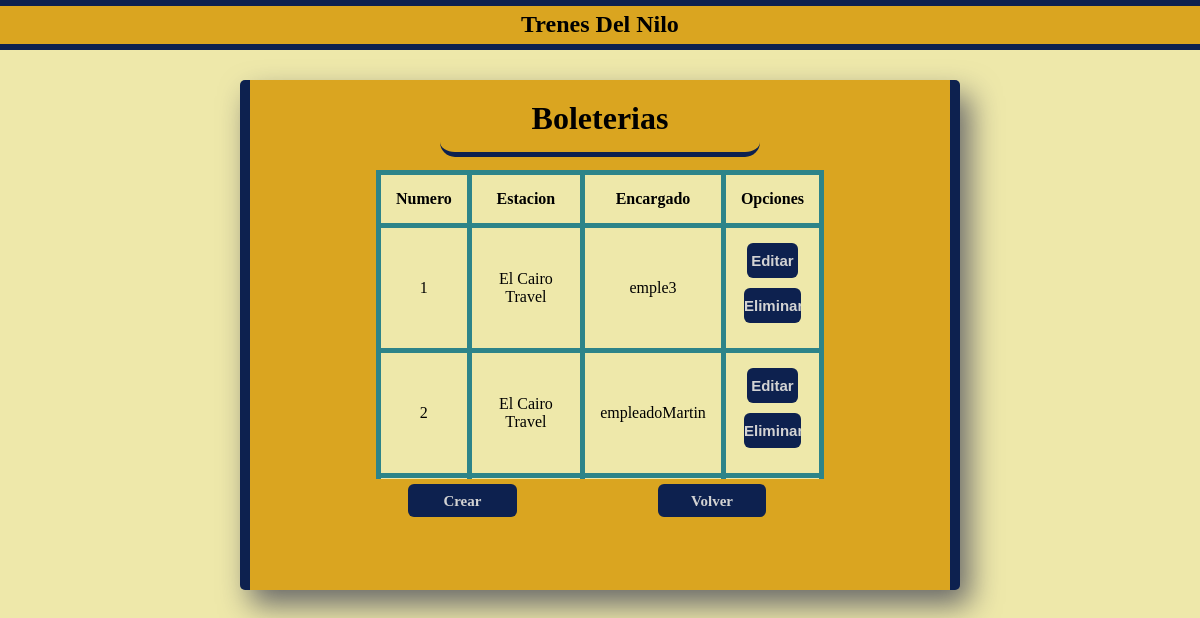
/Boleterias.php, run on the app's committed database.
### tables this page shows
CREATE TABLE `boleterias` (
  `nro_Boleteria` int(3) NOT NULL,
  `nombre_Estacion` varchar(50) NOT NULL,
  `nombre_Encargado` varchar(50) NOT NULL
);

### Boleterias.php (the view, shortened to what this page needs)
<!DOCTYPE html>
<html>
<head>
	<link rel="stylesheet" type="text/css" href="webCSS.css">
</head>
<body>
	<nav id="barraTrenes">
		<h1 id="h1BarraLogin"><a href="index.php">Trenes Del Nilo</a></h1>
	</nav>
	<div id="divBoleterias">
		<h1 class="tituloH1Boleterias">Boleterias</h1>
		<table id="tablaBoleterias">
			<thead>
				<tr>
					<th>Numero</th>
					<th>Estacion</th>
					<th>Encargado</th>
					<th>Opciones</th>
				</tr>
			</thead>
			<tbody>
		<?php
		 	include("conexion.php");
			$consultaBoleteria = mysqli_query($conexion, "SELECT nro_Boleteria,nombre_Estacion,nombre_Encargado FROM boleterias ORDER BY nombre_Estacion;");
			$resultadoBoleteria = mysqli_num_rows($consultaBoleteria);
			if ($resultadoBoleteria != 0) {
				for($i = 0; $i < $resultadoBoleteria;$i++){
					$boleteria = mysqli_fetch_array($consultaBoleteria);?>
					<tr>
						<td><?php echo $boleteria["nro_Boleteria"];?></td>
						<td><?php echo $boleteria["nombre_Estacion"];?></td>
						<td><?php echo $boleteria["nombre_Encargado"];?></td>
						<td>
							<form method="POST" action="IngresarBoleterias.php">
								<input type="submit" name="editBole" id="editarBolete" value="Editar">
							</form>
							<form method="POST" action="EliminarBoleteria.php">
								<input type="submit" name="elimBolete" id="elimBolete" value="Eliminar">
							</form>
					</tr>
				<?php
			}
		}
			?>
				</tbody>
			</table>
			<a href="IngresarBoleterias.php" id="crearBoleterias">Crear</a>
			<a href="index.php" id="volverBoleterias">Volver</a>
	</div>
</body>
</html>

### webCSS.css (style rules this page uses)
* { margin: 0; padding: 0; box-sizing: border-box; }
body { background-color: palegoldenrod; font-family: Rockwell; }
a { color: black; text-decoration: none; }
#divBoleterias { position: absolute; width: 60%; height: 510px; margin: 0 auto; margin-top: 30px; margin-left: 20%; text-align: center; padding: 20px 30px; background-color: goldenrod; border-radius: 5px; box-shadow: 10px 15px 30px dimgrey; border-right: 10px solid #0D214F; border-left: 10px solid #0D214F; padding: 20px 30px; display: block; overflow: hidden; }
#tablaBoleterias { background-color: palegoldenrod; text-align: center; border-collapse: collapse; width: 70%; height: 309px; margin-top: 2%; margin-left: 15%; display: block; overflow: auto; }
#tablaBoleterias th,#tablaBoleterias td { padding: 15px; border:solid 5px #2D8489; }
#tablaBoleterias thead { border-bottom: solid 5px red; }
#tablaBoleterias tr { border-bottom: solid 5px; }
#volverBoleterias { float: left; padding: 9px; width: 17%; height: 7%; margin-top: 5px; margin-left: 22%; font-size: 15px; font-weight: bold; border: none; border-radius: 6px; background-color: #0D214F; color: lightgrey; }
#crearBoleterias { float: left; padding: 9px; width: 17%; height: 7%; margin-top: 5px; margin-left: 20%; font-size: 15px; font-weight: bold; border: none; border-radius: 6px; background-color: #0D214F; color: lightgrey; }
.tituloH1Boleterias { position: relative; left: 25%; width: 50%; margin-bottom: 10px; padding-bottom: 15px; border-bottom: solid 5px #0D214F; border-radius: 15px; }
#editarBolete { width: 80%; height: 35px; margin-bottom: 10px; font-size: 15px; font-weight: bold; border: none; border-radius: 6px; background-color: #0D214F; color: lightgrey; }
#elimBolete { width: 90%; height: 35px; margin-bottom: 10px; font-size: 15px; font-weight: bold; border: none; border-radius: 6px; background-color: #0D214F; color: lightgrey; }
#barraTrenes { background-color: goldenrod; width: 100%; height: 50px; margin: 0 auto; padding: 0; text-align: center; border-top: 6px solid #0D214F; border-bottom: 6px solid #0D214F; }
#h1BarraLogin { width: 100%; padding: 5px; }
#h1BarraLogin a { font-family: Rockwell; padding: 0 50px; }

### data on the page
boleterias: nro_Boleteria "1", nombre_Estacion "El Cairo Travel", nombre_Encargado "emple3"
boleterias: nro_Boleteria "2", nombre_Estacion "El Cairo Travel", nombre_Encargado "empleadoMartin"
